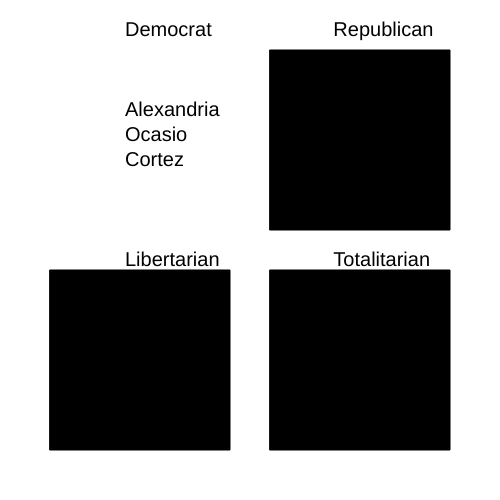
Frame 1 (no input)
Frame 60 (no input): identical to frame 1, image omitted
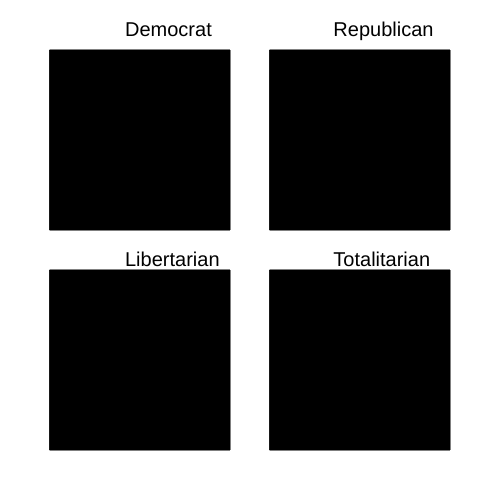
Frame 120 (the mouse pressed at the canvas centre since frame 60)

The p5.js sketch that drew these frames (run headless with seeded random() and noise() and a simulated clock; from frame 60 on, the mouse is pressed at the canvas centre):

// p5.js sketch
// ── sketch.js
function setup() {
	createCanvas(500, 500);
}

function draw() {
	background(255);
	var str1 = "Democrat";
	var str2 = "Republican";
	var str3 = "Libertarian";
	var str4 = "Totalitarian";
    var str5 = "Alexandria Ocasio Cortez";
    var str6 = "Armed Open Carry";
    var str7 = "Age of Consent";
    var str8 = "Agent of Chaos";
	fill("black");
    
	textAlign(LEFT);
    textSize(20);
	text(str1, width/4, 20, 250, 250);
	text(str2, width/2 + width/6, 20, 250, 250);
	text(str3, width/4, 250, 250, 250);
	text(str4, width/2 + width/6, 250, 250, 250);
    if (mouseX < width/2 && mouseY < height/2) {
         text(str5, width/4, 100, 75 , 75);
    } else {
        rect (50,50, 180,180);
    }
    if (mouseX > width/2 && mouseY < height/2) {
    text(str6, width/2 + width/6, 100, 75, 75);
    } else {
        rect (270,50, 180,180);
    }
    if (mouseX < width/2 && mouseY > height/2) {
    text(str7, width/4, 350, 75 , 75);
    } else {
        rect (50, 270, 180,180);
    }
     if (mouseX > width/2 && mouseY > height/2) {
    text(str8, width/2 + width/6, 350, 75, 75);
     } else {
        rect (270,270, 180,180);
    }
    
}

	
// this is a comment
